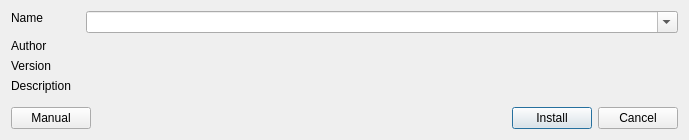
<?xml version="1.0" encoding="UTF-8"?>
<ui version="4.0">
 <class>InstallerDialog</class>
 <widget class="QDialog" name="InstallerDialog">
  <property name="geometry">
   <rect>
    <x>0</x>
    <y>0</y>
    <width>689</width>
    <height>140</height>
   </rect>
  </property>
  <property name="sizePolicy">
   <sizepolicy hsizetype="Preferred" vsizetype="Expanding">
    <horstretch>0</horstretch>
    <verstretch>0</verstretch>
   </sizepolicy>
  </property>
  <property name="windowTitle">
   <string>GIANTS Mod Installer</string>
  </property>
  <layout class="QVBoxLayout" name="verticalLayout">
   <item>
    <layout class="QFormLayout" name="formLayout">
     <property name="labelAlignment">
      <set>Qt::AlignmentFlag::AlignLeading|Qt::AlignmentFlag::AlignLeft|Qt::AlignmentFlag::AlignTop</set>
     </property>
     <property name="horizontalSpacing">
      <number>15</number>
     </property>
     <item row="0" column="0">
      <widget class="QLabel" name="NameLabel">
       <property name="text">
        <string>Name</string>
       </property>
       <property name="alignment">
        <set>Qt::AlignmentFlag::AlignLeading|Qt::AlignmentFlag::AlignLeft|Qt::AlignmentFlag::AlignTop</set>
       </property>
      </widget>
     </item>
     <item row="0" column="1">
      <widget class="QComboBox" name="NameValue">
       <property name="editable">
        <bool>true</bool>
       </property>
      </widget>
     </item>
     <item row="1" column="0">
      <widget class="QLabel" name="AuthorLabel">
       <property name="text">
        <string>Author</string>
       </property>
       <property name="alignment">
        <set>Qt::AlignmentFlag::AlignLeading|Qt::AlignmentFlag::AlignLeft|Qt::AlignmentFlag::AlignTop</set>
       </property>
      </widget>
     </item>
     <item row="1" column="1">
      <widget class="QLabel" name="AuthorValue">
       <property name="text">
        <string/>
       </property>
       <property name="alignment">
        <set>Qt::AlignmentFlag::AlignLeading|Qt::AlignmentFlag::AlignLeft|Qt::AlignmentFlag::AlignTop</set>
       </property>
      </widget>
     </item>
     <item row="2" column="0">
      <widget class="QLabel" name="VersionLabel">
       <property name="text">
        <string>Version</string>
       </property>
       <property name="alignment">
        <set>Qt::AlignmentFlag::AlignLeading|Qt::AlignmentFlag::AlignLeft|Qt::AlignmentFlag::AlignTop</set>
       </property>
      </widget>
     </item>
     <item row="2" column="1">
      <widget class="QLabel" name="VersionValue">
       <property name="text">
        <string/>
       </property>
       <property name="alignment">
        <set>Qt::AlignmentFlag::AlignLeading|Qt::AlignmentFlag::AlignLeft|Qt::AlignmentFlag::AlignTop</set>
       </property>
      </widget>
     </item>
     <item row="3" column="0">
      <widget class="QLabel" name="DescriptionLabel">
       <property name="text">
        <string>Description</string>
       </property>
       <property name="alignment">
        <set>Qt::AlignmentFlag::AlignLeading|Qt::AlignmentFlag::AlignLeft|Qt::AlignmentFlag::AlignTop</set>
       </property>
      </widget>
     </item>
     <item row="3" column="1">
      <widget class="QLabel" name="DescriptionValue">
       <property name="text">
        <string/>
       </property>
       <property name="alignment">
        <set>Qt::AlignmentFlag::AlignLeading|Qt::AlignmentFlag::AlignLeft|Qt::AlignmentFlag::AlignTop</set>
       </property>
       <property name="wordWrap">
        <bool>true</bool>
       </property>
      </widget>
     </item>
    </layout>
   </item>
   <item>
    <layout class="QHBoxLayout" name="horizontalLayout">
     <item>
      <widget class="QPushButton" name="ManualButton">
       <property name="text">
        <string>Manual</string>
       </property>
       <property name="autoDefault">
        <bool>false</bool>
       </property>
      </widget>
     </item>
     <item>
      <spacer name="horizontalSpacer">
       <property name="orientation">
        <enum>Qt::Orientation::Horizontal</enum>
       </property>
       <property name="sizeHint" stdset="0">
        <size>
         <width>40</width>
         <height>20</height>
        </size>
       </property>
      </spacer>
     </item>
     <item>
      <widget class="QPushButton" name="InstallButton">
       <property name="text">
        <string>Install</string>
       </property>
      </widget>
     </item>
     <item>
      <widget class="QPushButton" name="CancelButton">
       <property name="text">
        <string>Cancel</string>
       </property>
      </widget>
     </item>
    </layout>
   </item>
  </layout>
 </widget>
 <resources/>
 <connections/>
</ui>
